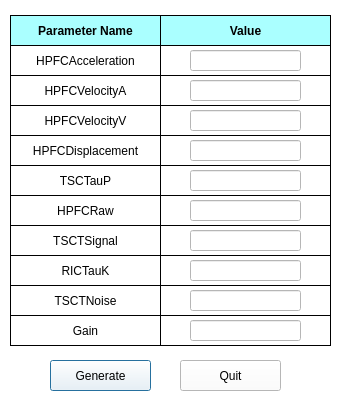
<?xml version="1.0" encoding="UTF-8"?>
<ui version="4.0">
 <class>RecursiveFilter</class>
 <widget class="QDialog" name="RecursiveFilter">
  <property name="geometry">
   <rect>
    <x>0</x>
    <y>0</y>
    <width>341</width>
    <height>405</height>
   </rect>
  </property>
  <property name="palette">
   <palette>
    <active>
     <colorrole role="WindowText">
      <brush brushstyle="SolidPattern">
       <color alpha="255">
        <red>0</red>
        <green>0</green>
        <blue>0</blue>
       </color>
      </brush>
     </colorrole>
     <colorrole role="Button">
      <brush brushstyle="SolidPattern">
       <color alpha="255">
        <red>255</red>
        <green>255</green>
        <blue>255</blue>
       </color>
      </brush>
     </colorrole>
     <colorrole role="Light">
      <brush brushstyle="SolidPattern">
       <color alpha="255">
        <red>255</red>
        <green>255</green>
        <blue>255</blue>
       </color>
      </brush>
     </colorrole>
     <colorrole role="Midlight">
      <brush brushstyle="SolidPattern">
       <color alpha="255">
        <red>255</red>
        <green>255</green>
        <blue>255</blue>
       </color>
      </brush>
     </colorrole>
     <colorrole role="Dark">
      <brush brushstyle="SolidPattern">
       <color alpha="255">
        <red>127</red>
        <green>127</green>
        <blue>127</blue>
       </color>
      </brush>
     </colorrole>
     <colorrole role="Mid">
      <brush brushstyle="SolidPattern">
       <color alpha="255">
        <red>170</red>
        <green>170</green>
        <blue>170</blue>
       </color>
      </brush>
     </colorrole>
     <colorrole role="Text">
      <brush brushstyle="SolidPattern">
       <color alpha="255">
        <red>0</red>
        <green>0</green>
        <blue>0</blue>
       </color>
      </brush>
     </colorrole>
     <colorrole role="BrightText">
      <brush brushstyle="SolidPattern">
       <color alpha="255">
        <red>255</red>
        <green>255</green>
        <blue>255</blue>
       </color>
      </brush>
     </colorrole>
     <colorrole role="ButtonText">
      <brush brushstyle="SolidPattern">
       <color alpha="255">
        <red>0</red>
        <green>0</green>
        <blue>0</blue>
       </color>
      </brush>
     </colorrole>
     <colorrole role="Base">
      <brush brushstyle="SolidPattern">
       <color alpha="255">
        <red>255</red>
        <green>255</green>
        <blue>255</blue>
       </color>
      </brush>
     </colorrole>
     <colorrole role="Window">
      <brush brushstyle="SolidPattern">
       <color alpha="255">
        <red>255</red>
        <green>255</green>
        <blue>255</blue>
       </color>
      </brush>
     </colorrole>
     <colorrole role="Shadow">
      <brush brushstyle="SolidPattern">
       <color alpha="255">
        <red>0</red>
        <green>0</green>
        <blue>0</blue>
       </color>
      </brush>
     </colorrole>
     <colorrole role="AlternateBase">
      <brush brushstyle="SolidPattern">
       <color alpha="255">
        <red>255</red>
        <green>255</green>
        <blue>255</blue>
       </color>
      </brush>
     </colorrole>
     <colorrole role="ToolTipBase">
      <brush brushstyle="SolidPattern">
       <color alpha="255">
        <red>255</red>
        <green>255</green>
        <blue>220</blue>
       </color>
      </brush>
     </colorrole>
     <colorrole role="ToolTipText">
      <brush brushstyle="SolidPattern">
       <color alpha="255">
        <red>0</red>
        <green>0</green>
        <blue>0</blue>
       </color>
      </brush>
     </colorrole>
    </active>
    <inactive>
     <colorrole role="WindowText">
      <brush brushstyle="SolidPattern">
       <color alpha="255">
        <red>0</red>
        <green>0</green>
        <blue>0</blue>
       </color>
      </brush>
     </colorrole>
     <colorrole role="Button">
      <brush brushstyle="SolidPattern">
       <color alpha="255">
        <red>255</red>
        <green>255</green>
        <blue>255</blue>
       </color>
      </brush>
     </colorrole>
     <colorrole role="Light">
      <brush brushstyle="SolidPattern">
       <color alpha="255">
        <red>255</red>
        <green>255</green>
        <blue>255</blue>
       </color>
      </brush>
     </colorrole>
     <colorrole role="Midlight">
      <brush brushstyle="SolidPattern">
       <color alpha="255">
        <red>255</red>
        <green>255</green>
        <blue>255</blue>
       </color>
      </brush>
     </colorrole>
     <colorrole role="Dark">
      <brush brushstyle="SolidPattern">
       <color alpha="255">
        <red>127</red>
        <green>127</green>
        <blue>127</blue>
       </color>
      </brush>
     </colorrole>
     <colorrole role="Mid">
      <brush brushstyle="SolidPattern">
       <color alpha="255">
        <red>170</red>
        <green>170</green>
        <blue>170</blue>
       </color>
      </brush>
     </colorrole>
     <colorrole role="Text">
      <brush brushstyle="SolidPattern">
       <color alpha="255">
        <red>0</red>
        <green>0</green>
        <blue>0</blue>
       </color>
      </brush>
     </colorrole>
     <colorrole role="BrightText">
      <brush brushstyle="SolidPattern">
       <color alpha="255">
        <red>255</red>
        <green>255</green>
        <blue>255</blue>
       </color>
      </brush>
     </colorrole>
     <colorrole role="ButtonText">
      <brush brushstyle="SolidPattern">
       <color alpha="255">
        <red>0</red>
        <green>0</green>
        <blue>0</blue>
       </color>
      </brush>
     </colorrole>
     <colorrole role="Base">
      <brush brushstyle="SolidPattern">
       <color alpha="255">
        <red>255</red>
        <green>255</green>
        <blue>255</blue>
       </color>
      </brush>
     </colorrole>
     <colorrole role="Window">
      <brush brushstyle="SolidPattern">
       <color alpha="255">
        <red>255</red>
        <green>255</green>
        <blue>255</blue>
       </color>
      </brush>
     </colorrole>
     <colorrole role="Shadow">
      <brush brushstyle="SolidPattern">
       <color alpha="255">
        <red>0</red>
        <green>0</green>
        <blue>0</blue>
       </color>
      </brush>
     </colorrole>
     <colorrole role="AlternateBase">
      <brush brushstyle="SolidPattern">
       <color alpha="255">
        <red>255</red>
        <green>255</green>
        <blue>255</blue>
       </color>
      </brush>
     </colorrole>
     <colorrole role="ToolTipBase">
      <brush brushstyle="SolidPattern">
       <color alpha="255">
        <red>255</red>
        <green>255</green>
        <blue>220</blue>
       </color>
      </brush>
     </colorrole>
     <colorrole role="ToolTipText">
      <brush brushstyle="SolidPattern">
       <color alpha="255">
        <red>0</red>
        <green>0</green>
        <blue>0</blue>
       </color>
      </brush>
     </colorrole>
    </inactive>
    <disabled>
     <colorrole role="WindowText">
      <brush brushstyle="SolidPattern">
       <color alpha="255">
        <red>0</red>
        <green>0</green>
        <blue>0</blue>
       </color>
      </brush>
     </colorrole>
     <colorrole role="Button">
      <brush brushstyle="SolidPattern">
       <color alpha="255">
        <red>255</red>
        <green>255</green>
        <blue>255</blue>
       </color>
      </brush>
     </colorrole>
     <colorrole role="Light">
      <brush brushstyle="SolidPattern">
       <color alpha="255">
        <red>255</red>
        <green>255</green>
        <blue>255</blue>
       </color>
      </brush>
     </colorrole>
     <colorrole role="Midlight">
      <brush brushstyle="SolidPattern">
       <color alpha="255">
        <red>255</red>
        <green>255</green>
        <blue>255</blue>
       </color>
      </brush>
     </colorrole>
     <colorrole role="Dark">
      <brush brushstyle="SolidPattern">
       <color alpha="255">
        <red>127</red>
        <green>127</green>
        <blue>127</blue>
       </color>
      </brush>
     </colorrole>
     <colorrole role="Mid">
      <brush brushstyle="SolidPattern">
       <color alpha="255">
        <red>170</red>
        <green>170</green>
        <blue>170</blue>
       </color>
      </brush>
     </colorrole>
     <colorrole role="Text">
      <brush brushstyle="SolidPattern">
       <color alpha="255">
        <red>0</red>
        <green>0</green>
        <blue>0</blue>
       </color>
      </brush>
     </colorrole>
     <colorrole role="BrightText">
      <brush brushstyle="SolidPattern">
       <color alpha="255">
        <red>255</red>
        <green>255</green>
        <blue>255</blue>
       </color>
      </brush>
     </colorrole>
     <colorrole role="ButtonText">
      <brush brushstyle="SolidPattern">
       <color alpha="255">
        <red>0</red>
        <green>0</green>
        <blue>0</blue>
       </color>
      </brush>
     </colorrole>
     <colorrole role="Base">
      <brush brushstyle="SolidPattern">
       <color alpha="255">
        <red>255</red>
        <green>255</green>
        <blue>255</blue>
       </color>
      </brush>
     </colorrole>
     <colorrole role="Window">
      <brush brushstyle="SolidPattern">
       <color alpha="255">
        <red>255</red>
        <green>255</green>
        <blue>255</blue>
       </color>
      </brush>
     </colorrole>
     <colorrole role="Shadow">
      <brush brushstyle="SolidPattern">
       <color alpha="255">
        <red>0</red>
        <green>0</green>
        <blue>0</blue>
       </color>
      </brush>
     </colorrole>
     <colorrole role="AlternateBase">
      <brush brushstyle="SolidPattern">
       <color alpha="255">
        <red>255</red>
        <green>255</green>
        <blue>255</blue>
       </color>
      </brush>
     </colorrole>
     <colorrole role="ToolTipBase">
      <brush brushstyle="SolidPattern">
       <color alpha="255">
        <red>255</red>
        <green>255</green>
        <blue>220</blue>
       </color>
      </brush>
     </colorrole>
     <colorrole role="ToolTipText">
      <brush brushstyle="SolidPattern">
       <color alpha="255">
        <red>0</red>
        <green>0</green>
        <blue>0</blue>
       </color>
      </brush>
     </colorrole>
    </disabled>
   </palette>
  </property>
  <property name="windowTitle">
   <string>Config RecursiveFilter</string>
  </property>
  <widget class="QLabel" name="LB11">
   <property name="enabled">
    <bool>false</bool>
   </property>
   <property name="geometry">
    <rect>
     <x>10</x>
     <y>45</y>
     <width>151</width>
     <height>31</height>
    </rect>
   </property>
   <property name="frameShape">
    <enum>QFrame::Box</enum>
   </property>
   <property name="frameShadow">
    <enum>QFrame::Plain</enum>
   </property>
   <property name="text">
    <string>HPFCAcceleration</string>
   </property>
   <property name="alignment">
    <set>Qt::AlignCenter</set>
   </property>
  </widget>
  <widget class="QLabel" name="pnLB">
   <property name="enabled">
    <bool>true</bool>
   </property>
   <property name="geometry">
    <rect>
     <x>10</x>
     <y>15</y>
     <width>151</width>
     <height>31</height>
    </rect>
   </property>
   <property name="font">
    <font>
     <weight>75</weight>
     <bold>true</bold>
    </font>
   </property>
   <property name="styleSheet">
    <string notr="true">background-color: rgb(170, 255, 255);</string>
   </property>
   <property name="frameShape">
    <enum>QFrame::Box</enum>
   </property>
   <property name="frameShadow">
    <enum>QFrame::Plain</enum>
   </property>
   <property name="text">
    <string>Parameter Name</string>
   </property>
   <property name="alignment">
    <set>Qt::AlignCenter</set>
   </property>
  </widget>
  <widget class="QPushButton" name="genButton">
   <property name="geometry">
    <rect>
     <x>50</x>
     <y>360</y>
     <width>101</width>
     <height>31</height>
    </rect>
   </property>
   <property name="text">
    <string>Generate</string>
   </property>
  </widget>
  <widget class="QLabel" name="valueLB">
   <property name="enabled">
    <bool>true</bool>
   </property>
   <property name="geometry">
    <rect>
     <x>160</x>
     <y>15</y>
     <width>171</width>
     <height>31</height>
    </rect>
   </property>
   <property name="font">
    <font>
     <weight>75</weight>
     <bold>true</bold>
    </font>
   </property>
   <property name="styleSheet">
    <string notr="true">background-color: rgb(170, 255, 255);</string>
   </property>
   <property name="frameShape">
    <enum>QFrame::Box</enum>
   </property>
   <property name="frameShadow">
    <enum>QFrame::Plain</enum>
   </property>
   <property name="text">
    <string>Value</string>
   </property>
   <property name="alignment">
    <set>Qt::AlignCenter</set>
   </property>
  </widget>
  <widget class="QLineEdit" name="accel">
   <property name="enabled">
    <bool>true</bool>
   </property>
   <property name="geometry">
    <rect>
     <x>190</x>
     <y>50</y>
     <width>111</width>
     <height>21</height>
    </rect>
   </property>
   <property name="text">
    <string/>
   </property>
   <property name="alignment">
    <set>Qt::AlignCenter</set>
   </property>
  </widget>
  <widget class="QLabel" name="LB12">
   <property name="enabled">
    <bool>false</bool>
   </property>
   <property name="geometry">
    <rect>
     <x>160</x>
     <y>45</y>
     <width>171</width>
     <height>31</height>
    </rect>
   </property>
   <property name="frameShape">
    <enum>QFrame::Box</enum>
   </property>
   <property name="frameShadow">
    <enum>QFrame::Plain</enum>
   </property>
   <property name="text">
    <string/>
   </property>
   <property name="alignment">
    <set>Qt::AlignCenter</set>
   </property>
  </widget>
  <widget class="QLabel" name="LB22">
   <property name="enabled">
    <bool>false</bool>
   </property>
   <property name="geometry">
    <rect>
     <x>160</x>
     <y>75</y>
     <width>171</width>
     <height>31</height>
    </rect>
   </property>
   <property name="frameShape">
    <enum>QFrame::Box</enum>
   </property>
   <property name="frameShadow">
    <enum>QFrame::Plain</enum>
   </property>
   <property name="text">
    <string/>
   </property>
   <property name="alignment">
    <set>Qt::AlignCenter</set>
   </property>
  </widget>
  <widget class="QLabel" name="LB21">
   <property name="enabled">
    <bool>false</bool>
   </property>
   <property name="geometry">
    <rect>
     <x>10</x>
     <y>75</y>
     <width>151</width>
     <height>31</height>
    </rect>
   </property>
   <property name="frameShape">
    <enum>QFrame::Box</enum>
   </property>
   <property name="frameShadow">
    <enum>QFrame::Plain</enum>
   </property>
   <property name="text">
    <string>HPFCVelocityA</string>
   </property>
   <property name="alignment">
    <set>Qt::AlignCenter</set>
   </property>
  </widget>
  <widget class="QLabel" name="LB32">
   <property name="enabled">
    <bool>false</bool>
   </property>
   <property name="geometry">
    <rect>
     <x>160</x>
     <y>105</y>
     <width>171</width>
     <height>31</height>
    </rect>
   </property>
   <property name="frameShape">
    <enum>QFrame::Box</enum>
   </property>
   <property name="frameShadow">
    <enum>QFrame::Plain</enum>
   </property>
   <property name="text">
    <string/>
   </property>
   <property name="alignment">
    <set>Qt::AlignCenter</set>
   </property>
  </widget>
  <widget class="QLabel" name="LB31">
   <property name="enabled">
    <bool>false</bool>
   </property>
   <property name="geometry">
    <rect>
     <x>10</x>
     <y>105</y>
     <width>151</width>
     <height>31</height>
    </rect>
   </property>
   <property name="frameShape">
    <enum>QFrame::Box</enum>
   </property>
   <property name="frameShadow">
    <enum>QFrame::Plain</enum>
   </property>
   <property name="text">
    <string>HPFCVelocityV</string>
   </property>
   <property name="alignment">
    <set>Qt::AlignCenter</set>
   </property>
  </widget>
  <widget class="QLabel" name="LB42">
   <property name="enabled">
    <bool>false</bool>
   </property>
   <property name="geometry">
    <rect>
     <x>160</x>
     <y>135</y>
     <width>171</width>
     <height>31</height>
    </rect>
   </property>
   <property name="frameShape">
    <enum>QFrame::Box</enum>
   </property>
   <property name="frameShadow">
    <enum>QFrame::Plain</enum>
   </property>
   <property name="text">
    <string/>
   </property>
   <property name="alignment">
    <set>Qt::AlignCenter</set>
   </property>
  </widget>
  <widget class="QLabel" name="LB41">
   <property name="enabled">
    <bool>false</bool>
   </property>
   <property name="geometry">
    <rect>
     <x>10</x>
     <y>135</y>
     <width>151</width>
     <height>31</height>
    </rect>
   </property>
   <property name="frameShape">
    <enum>QFrame::Box</enum>
   </property>
   <property name="frameShadow">
    <enum>QFrame::Plain</enum>
   </property>
   <property name="text">
    <string>HPFCDisplacement</string>
   </property>
   <property name="alignment">
    <set>Qt::AlignCenter</set>
   </property>
  </widget>
  <widget class="QLineEdit" name="lambda">
   <property name="enabled">
    <bool>true</bool>
   </property>
   <property name="geometry">
    <rect>
     <x>190</x>
     <y>170</y>
     <width>111</width>
     <height>21</height>
    </rect>
   </property>
   <property name="text">
    <string/>
   </property>
   <property name="alignment">
    <set>Qt::AlignCenter</set>
   </property>
  </widget>
  <widget class="QLabel" name="LB52">
   <property name="enabled">
    <bool>false</bool>
   </property>
   <property name="geometry">
    <rect>
     <x>160</x>
     <y>165</y>
     <width>171</width>
     <height>31</height>
    </rect>
   </property>
   <property name="frameShape">
    <enum>QFrame::Box</enum>
   </property>
   <property name="frameShadow">
    <enum>QFrame::Plain</enum>
   </property>
   <property name="text">
    <string/>
   </property>
   <property name="alignment">
    <set>Qt::AlignCenter</set>
   </property>
  </widget>
  <widget class="QLabel" name="LB51">
   <property name="enabled">
    <bool>false</bool>
   </property>
   <property name="geometry">
    <rect>
     <x>10</x>
     <y>165</y>
     <width>151</width>
     <height>31</height>
    </rect>
   </property>
   <property name="frameShape">
    <enum>QFrame::Box</enum>
   </property>
   <property name="frameShadow">
    <enum>QFrame::Plain</enum>
   </property>
   <property name="text">
    <string>TSCTauP</string>
   </property>
   <property name="alignment">
    <set>Qt::AlignCenter</set>
   </property>
  </widget>
  <widget class="QLineEdit" name="veloA">
   <property name="enabled">
    <bool>true</bool>
   </property>
   <property name="geometry">
    <rect>
     <x>190</x>
     <y>80</y>
     <width>111</width>
     <height>21</height>
    </rect>
   </property>
   <property name="text">
    <string/>
   </property>
   <property name="alignment">
    <set>Qt::AlignCenter</set>
   </property>
  </widget>
  <widget class="QLineEdit" name="veloV">
   <property name="enabled">
    <bool>true</bool>
   </property>
   <property name="geometry">
    <rect>
     <x>190</x>
     <y>110</y>
     <width>111</width>
     <height>21</height>
    </rect>
   </property>
   <property name="text">
    <string/>
   </property>
   <property name="alignment">
    <set>Qt::AlignCenter</set>
   </property>
  </widget>
  <widget class="QLineEdit" name="disp">
   <property name="enabled">
    <bool>true</bool>
   </property>
   <property name="geometry">
    <rect>
     <x>190</x>
     <y>140</y>
     <width>111</width>
     <height>21</height>
    </rect>
   </property>
   <property name="text">
    <string/>
   </property>
   <property name="alignment">
    <set>Qt::AlignCenter</set>
   </property>
  </widget>
  <widget class="QLabel" name="LB51_2">
   <property name="enabled">
    <bool>false</bool>
   </property>
   <property name="geometry">
    <rect>
     <x>10</x>
     <y>195</y>
     <width>151</width>
     <height>31</height>
    </rect>
   </property>
   <property name="frameShape">
    <enum>QFrame::Box</enum>
   </property>
   <property name="frameShadow">
    <enum>QFrame::Plain</enum>
   </property>
   <property name="text">
    <string>HPFCRaw</string>
   </property>
   <property name="alignment">
    <set>Qt::AlignCenter</set>
   </property>
  </widget>
  <widget class="QLabel" name="LB51_3">
   <property name="enabled">
    <bool>false</bool>
   </property>
   <property name="geometry">
    <rect>
     <x>10</x>
     <y>225</y>
     <width>151</width>
     <height>31</height>
    </rect>
   </property>
   <property name="frameShape">
    <enum>QFrame::Box</enum>
   </property>
   <property name="frameShadow">
    <enum>QFrame::Plain</enum>
   </property>
   <property name="text">
    <string>TSCTSignal</string>
   </property>
   <property name="alignment">
    <set>Qt::AlignCenter</set>
   </property>
  </widget>
  <widget class="QLabel" name="LB51_4">
   <property name="enabled">
    <bool>false</bool>
   </property>
   <property name="geometry">
    <rect>
     <x>10</x>
     <y>255</y>
     <width>151</width>
     <height>31</height>
    </rect>
   </property>
   <property name="frameShape">
    <enum>QFrame::Box</enum>
   </property>
   <property name="frameShadow">
    <enum>QFrame::Plain</enum>
   </property>
   <property name="text">
    <string>RICTauK</string>
   </property>
   <property name="alignment">
    <set>Qt::AlignCenter</set>
   </property>
  </widget>
  <widget class="QLabel" name="LB51_5">
   <property name="enabled">
    <bool>false</bool>
   </property>
   <property name="geometry">
    <rect>
     <x>10</x>
     <y>285</y>
     <width>151</width>
     <height>31</height>
    </rect>
   </property>
   <property name="frameShape">
    <enum>QFrame::Box</enum>
   </property>
   <property name="frameShadow">
    <enum>QFrame::Plain</enum>
   </property>
   <property name="text">
    <string>TSCTNoise</string>
   </property>
   <property name="alignment">
    <set>Qt::AlignCenter</set>
   </property>
  </widget>
  <widget class="QLabel" name="LB52_2">
   <property name="enabled">
    <bool>false</bool>
   </property>
   <property name="geometry">
    <rect>
     <x>160</x>
     <y>195</y>
     <width>171</width>
     <height>31</height>
    </rect>
   </property>
   <property name="frameShape">
    <enum>QFrame::Box</enum>
   </property>
   <property name="frameShadow">
    <enum>QFrame::Plain</enum>
   </property>
   <property name="text">
    <string/>
   </property>
   <property name="alignment">
    <set>Qt::AlignCenter</set>
   </property>
  </widget>
  <widget class="QLabel" name="LB52_3">
   <property name="enabled">
    <bool>false</bool>
   </property>
   <property name="geometry">
    <rect>
     <x>160</x>
     <y>225</y>
     <width>171</width>
     <height>31</height>
    </rect>
   </property>
   <property name="frameShape">
    <enum>QFrame::Box</enum>
   </property>
   <property name="frameShadow">
    <enum>QFrame::Plain</enum>
   </property>
   <property name="text">
    <string/>
   </property>
   <property name="alignment">
    <set>Qt::AlignCenter</set>
   </property>
  </widget>
  <widget class="QLabel" name="LB52_4">
   <property name="enabled">
    <bool>false</bool>
   </property>
   <property name="geometry">
    <rect>
     <x>160</x>
     <y>255</y>
     <width>171</width>
     <height>31</height>
    </rect>
   </property>
   <property name="frameShape">
    <enum>QFrame::Box</enum>
   </property>
   <property name="frameShadow">
    <enum>QFrame::Plain</enum>
   </property>
   <property name="text">
    <string/>
   </property>
   <property name="alignment">
    <set>Qt::AlignCenter</set>
   </property>
  </widget>
  <widget class="QLabel" name="LB52_5">
   <property name="enabled">
    <bool>false</bool>
   </property>
   <property name="geometry">
    <rect>
     <x>160</x>
     <y>285</y>
     <width>171</width>
     <height>31</height>
    </rect>
   </property>
   <property name="frameShape">
    <enum>QFrame::Box</enum>
   </property>
   <property name="frameShadow">
    <enum>QFrame::Plain</enum>
   </property>
   <property name="text">
    <string/>
   </property>
   <property name="alignment">
    <set>Qt::AlignCenter</set>
   </property>
  </widget>
  <widget class="QPushButton" name="quitButton">
   <property name="geometry">
    <rect>
     <x>180</x>
     <y>360</y>
     <width>101</width>
     <height>31</height>
    </rect>
   </property>
   <property name="text">
    <string>Quit</string>
   </property>
  </widget>
  <widget class="QLineEdit" name="snr">
   <property name="enabled">
    <bool>true</bool>
   </property>
   <property name="geometry">
    <rect>
     <x>190</x>
     <y>200</y>
     <width>111</width>
     <height>21</height>
    </rect>
   </property>
   <property name="text">
    <string/>
   </property>
   <property name="alignment">
    <set>Qt::AlignCenter</set>
   </property>
  </widget>
  <widget class="QLineEdit" name="signal">
   <property name="enabled">
    <bool>true</bool>
   </property>
   <property name="geometry">
    <rect>
     <x>190</x>
     <y>230</y>
     <width>111</width>
     <height>21</height>
    </rect>
   </property>
   <property name="text">
    <string/>
   </property>
   <property name="alignment">
    <set>Qt::AlignCenter</set>
   </property>
  </widget>
  <widget class="QLineEdit" name="tauk">
   <property name="enabled">
    <bool>true</bool>
   </property>
   <property name="geometry">
    <rect>
     <x>190</x>
     <y>260</y>
     <width>111</width>
     <height>21</height>
    </rect>
   </property>
   <property name="text">
    <string/>
   </property>
   <property name="alignment">
    <set>Qt::AlignCenter</set>
   </property>
  </widget>
  <widget class="QLineEdit" name="noise">
   <property name="enabled">
    <bool>true</bool>
   </property>
   <property name="geometry">
    <rect>
     <x>190</x>
     <y>290</y>
     <width>111</width>
     <height>21</height>
    </rect>
   </property>
   <property name="text">
    <string/>
   </property>
   <property name="alignment">
    <set>Qt::AlignCenter</set>
   </property>
  </widget>
  <widget class="QLabel" name="LB51_6">
   <property name="enabled">
    <bool>false</bool>
   </property>
   <property name="geometry">
    <rect>
     <x>10</x>
     <y>315</y>
     <width>151</width>
     <height>31</height>
    </rect>
   </property>
   <property name="frameShape">
    <enum>QFrame::Box</enum>
   </property>
   <property name="frameShadow">
    <enum>QFrame::Plain</enum>
   </property>
   <property name="text">
    <string>Gain</string>
   </property>
   <property name="alignment">
    <set>Qt::AlignCenter</set>
   </property>
  </widget>
  <widget class="QLabel" name="LB52_6">
   <property name="enabled">
    <bool>false</bool>
   </property>
   <property name="geometry">
    <rect>
     <x>160</x>
     <y>315</y>
     <width>171</width>
     <height>31</height>
    </rect>
   </property>
   <property name="frameShape">
    <enum>QFrame::Box</enum>
   </property>
   <property name="frameShadow">
    <enum>QFrame::Plain</enum>
   </property>
   <property name="text">
    <string/>
   </property>
   <property name="alignment">
    <set>Qt::AlignCenter</set>
   </property>
  </widget>
  <widget class="QLineEdit" name="gain">
   <property name="enabled">
    <bool>true</bool>
   </property>
   <property name="geometry">
    <rect>
     <x>190</x>
     <y>320</y>
     <width>111</width>
     <height>21</height>
    </rect>
   </property>
   <property name="text">
    <string/>
   </property>
   <property name="alignment">
    <set>Qt::AlignCenter</set>
   </property>
  </widget>
  <zorder>LB31</zorder>
  <zorder>LB52</zorder>
  <zorder>LB42</zorder>
  <zorder>LB32</zorder>
  <zorder>LB12</zorder>
  <zorder>LB22</zorder>
  <zorder>LB11</zorder>
  <zorder>pnLB</zorder>
  <zorder>genButton</zorder>
  <zorder>valueLB</zorder>
  <zorder>accel</zorder>
  <zorder>LB21</zorder>
  <zorder>LB41</zorder>
  <zorder>lambda</zorder>
  <zorder>LB51</zorder>
  <zorder>veloA</zorder>
  <zorder>veloV</zorder>
  <zorder>disp</zorder>
  <zorder>LB51_2</zorder>
  <zorder>LB51_3</zorder>
  <zorder>LB51_4</zorder>
  <zorder>LB51_5</zorder>
  <zorder>LB52_2</zorder>
  <zorder>LB52_3</zorder>
  <zorder>LB52_4</zorder>
  <zorder>LB52_5</zorder>
  <zorder>quitButton</zorder>
  <zorder>snr</zorder>
  <zorder>signal</zorder>
  <zorder>tauk</zorder>
  <zorder>noise</zorder>
  <zorder>LB51_6</zorder>
  <zorder>LB52_6</zorder>
  <zorder>gain</zorder>
 </widget>
 <layoutdefault spacing="6" margin="11"/>
 <tabstops>
  <tabstop>accel</tabstop>
  <tabstop>veloA</tabstop>
  <tabstop>veloV</tabstop>
  <tabstop>disp</tabstop>
  <tabstop>lambda</tabstop>
  <tabstop>snr</tabstop>
  <tabstop>signal</tabstop>
  <tabstop>tauk</tabstop>
  <tabstop>noise</tabstop>
  <tabstop>gain</tabstop>
  <tabstop>genButton</tabstop>
  <tabstop>quitButton</tabstop>
 </tabstops>
 <resources/>
 <connections/>
</ui>
